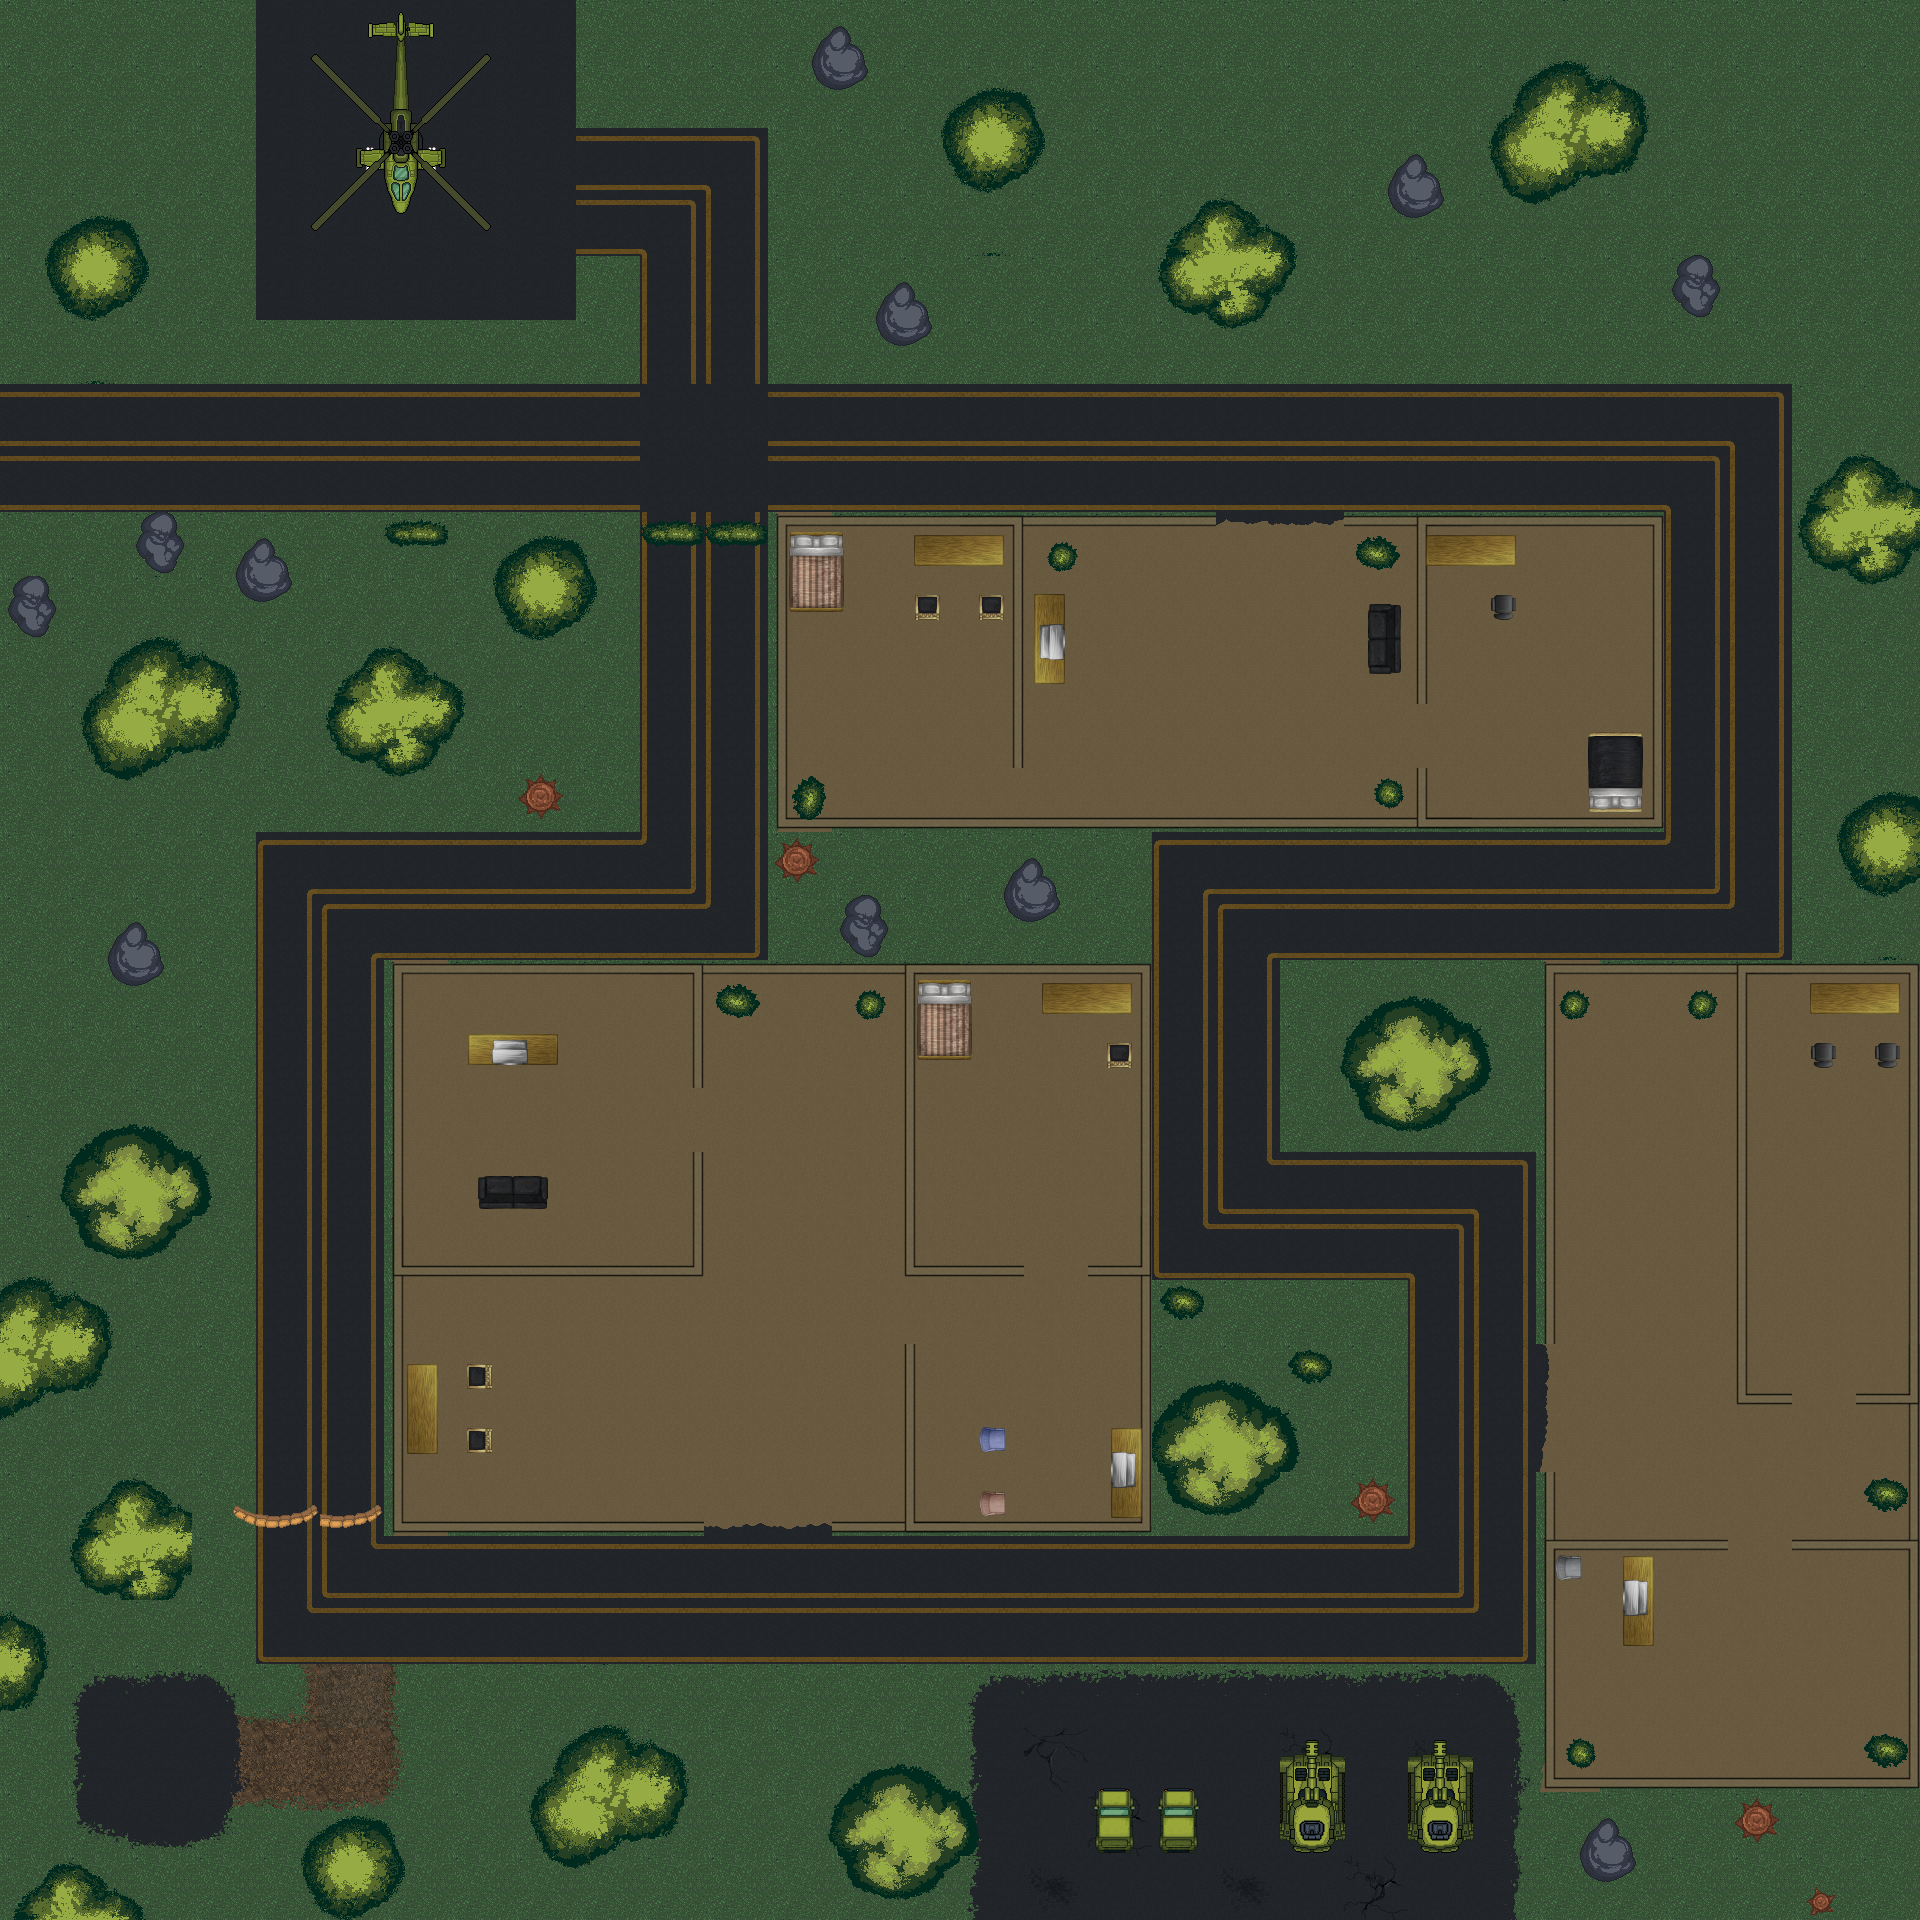

A level layout from a 2D game, rendered from its tile map. Below: a short description, then the map file with tile-grid data replaced by summaries:
An orthogonal 30x30 tile map with 64x64 px tiles, 9 tile layers (Terrain, Path, Path2, Ground, ...) and 141 objects (71x Wall, 45x Object, 9x mob, 9x area, 3x ammo, ...).

<map version="1.8" tiledversion="1.8.2" orientation="orthogonal" renderorder="right-down" width="30" height="30" tilewidth="64" tileheight="64" infinite="0" nextlayerid="11" nextobjectid="179">
 <tileset firstgid="1" name="tileset" tilewidth="64" tileheight="64" tilecount="961" columns="31">
  <image source="../images-sprites/tileset.png" width="2000" height="2000" />
 </tileset>
 <layer id="1" name="Terrain" width="30" height="30">
  <data>[900 cells, 899 non-empty, 12 distinct tile ids]</data>
 </layer>
 <layer id="2" name="Path" width="30" height="30">
  <data>[900 cells, 15 non-empty, 15 distinct tile ids]</data>
 </layer>
 <layer id="3" name="Path2" width="30" height="30">
  <data>[900 cells, 270 non-empty, 26 distinct tile ids]</data>
 </layer>
 <layer id="7" name="Ground" width="30" height="30">
  <data>[900 cells, 256 non-empty, 3 distinct tile ids]</data>
 </layer>
 <layer id="8" name="GroundBorder" width="30" height="30">
  <data>[900 cells, 85 non-empty, 9 distinct tile ids]</data>
 </layer>
 <layer id="4" name="Building" width="30" height="30">
  <data>[900 cells, 100 non-empty, 13 distinct tile ids]</data>
 </layer>
 <layer id="6" name="Walls" width="30" height="30">
  <data>[900 cells, 39 non-empty, 10 distinct tile ids]</data>
 </layer>
 <layer id="5" name="Objects" width="30" height="30">
  <data>[900 cells, 261 non-empty, 87 distinct tile ids]</data>
 </layer>
 <layer id="9" name="Objects2" width="30" height="30">
  <data>[900 cells, 20 non-empty, 11 distinct tile ids]</data>
 </layer>
 <objectgroup id="10" name="Obstacles">
  <object id="1" name="Wall" x="-0.848485" y="0.0151515" width="7.61364" height="1920.65" />
  <object id="3" name="Wall" x="1910.44" y="0.00833333" width="11.0303" height="1920.65" />
  <object id="4" name="Wall" x="6.76692" y="1915.76" width="1899.41" height="5.9" />
  <object id="5" name="Wall" x="6.96167" y="0.216667" width="1900.73" height="5.9" />
  <object id="6" name="Wall" x="75.1667" y="1482.5" width="123.243" height="115.4" />
  <object id="9" name="Object" x="201.212" y="1501.97" width="188.91" height="29.0667" />
  <object id="10" name="Wall" x="9.87833" y="1614.97" width="41.2433" height="94.4" />
  <object id="11" name="Wall" x="11.8783" y="1877.97" width="135.577" height="31.4" />
  <object id="12" name="Wall" x="307.878" y="1825.97" width="94.2433" height="84.0667" />
  <object id="13" name="Wall" x="544.545" y="1741.97" width="125.577" height="112.067" />
  <object id="14" name="Wall" x="838.545" y="1774.63" width="120.91" height="118.733" />
  <object id="15" name="Wall" x="1093.21" y="1789.3" width="41.5767" height="64.7333" />
  <object id="16" name="Wall" x="1155.88" y="1789.97" width="44.91" height="62.0667" />
  <object id="17" name="Wall" x="1276.54" y="1741.3" width="74.2433" height="113.4" />
  <object id="18" name="Wall" x="1402.88" y="1738.63" width="74.2433" height="113.4" />
  <object id="19" name="Wall" x="356.211" y="12.3" width="90.4097" height="203.65" />
  <object id="20" name="Wall" x="809.878" y="20.3" width="61.2433" height="73.4" />
  <object id="21" name="Wall" x="953.878" y="94.3" width="77.2433" height="87.4" />
  <object id="22" name="Wall" x="1174.88" y="215.3" width="100.243" height="102.4" />
  <object id="23" name="Wall" x="1504.88" y="75.3" width="127.243" height="113.4" />
  <object id="24" name="Wall" x="1805.88" y="465.3" width="100.243" height="113.4" />
  <object id="25" name="Wall" x="1847.88" y="792.3" width="58.243" height="93.4" />
  <object id="26" name="Wall" x="1672.55" y="252.633" width="48.9097" height="66.0667" />
  <object id="27" name="Wall" x="1389.55" y="157.633" width="54.243" height="63.4" />
  <object id="28" name="Wall" x="875.545" y="280.3" width="56.243" height="66.0667" />
  <object id="29" name="Wall" x="237.045" y="542.467" width="52.9097" height="60.0667" />
  <object id="30" name="Wall" x="9.54515" y="576.467" width="45.9097" height="62.0667" />
  <object id="31" name="Wall" x="110.545" y="921.467" width="48.9097" height="66.0667" />
  <object id="32" name="Wall" x="1000.05" y="832.467" width="62.4097" height="127.067" />
  <object id="33" name="Wall" x="840.045" y="892.967" width="48.9097" height="66.0667" />
  <object id="34" name="Wall" x="772.545" y="831.967" width="61.9097" height="55.5667" />
  <object id="35" name="Wall" x="519.045" y="771.967" width="46.9097" height="45.0667" />
  <object id="36" name="Wall" x="1342.55" y="1000.97" width="138.91" height="130.067" />
  <object id="37" name="Wall" x="1153.55" y="1386.97" width="134.91" height="125.067" />
  <object id="38" name="Wall" x="1352.55" y="1482.97" width="40.9097" height="37.0667" />
  <object id="39" name="Wall" x="1292.55" y="1347.47" width="40.9097" height="37.0667" />
  <object id="40" name="Wall" x="1161.55" y="1285.47" width="40.9097" height="37.0667" />
  <object id="41" name="Wall" x="635.212" y="517.747" width="141.076" height="35.4531" />
  <object id="42" name="Wall" x="488.545" y="539.467" width="137.576" height="94.0667" />
  <object id="43" name="Wall" x="387.212" y="519.467" width="63.243" height="27.7334" />
  <object id="44" name="Wall" x="135.878" y="514.133" width="49.9097" height="62.0667" />
  <object id="45" name="Wall" x="54.8785" y="225.467" width="85.5764" height="87.0667" />
  <object id="46" name="Wall" x="392.878" y="1523.37" width="306.266" height="7.4" />
  <object id="47" name="Wall" x="404.712" y="1266.63" width="298.243" height="8.65" />
  <object id="48" name="Wall" x="393.545" y="964.466" width="756.305" height="8.73333" />
  <object id="49" name="Wall" x="838.007" y="1522.95" width="312.19" height="7.30909" />
  <object id="50" name="Wall" x="905.417" y="1266.32" width="114.212" height="8.58182" />
  <object id="51" name="Wall" x="1090.11" y="1266.36" width="50.2885" height="9.49091" />
  <object id="52" name="Wall" x="1142.57" y="974.737" width="7.45515" height="547.322" />
  <object id="53" name="Wall" x="393.041" y="976.633" width="10.0006" height="542.976" />
  <object id="54" name="Wall" x="904.818" y="1351.4" width="10.0006" height="168.18" />
  <object id="55" name="Wall" x="905.636" y="974.963" width="8.90969" height="290.385" />
  <object id="56" name="Wall" x="693" y="1157.99" width="10.0006" height="105.021" />
  <object id="57" name="Wall" x="693" y="977.156" width="10.0006" height="104.294" />
  <object id="58" name="Wall" x="1546.34" y="1475.99" width="7.39643" height="310.84" />
  <object id="59" name="Wall" x="1546.04" y="965.406" width="8.08756" height="373.097" />
  <object id="60" name="Wall" x="1555.33" y="965.459" width="353.001" height="6.74857" />
  <object id="61" name="Wall" x="1554.87" y="1778.62" width="353.881" height="8.1463" />
  <object id="62" name="Wall" x="1554.89" y="1541.26" width="167.978" height="7.47585" />
  <object id="63" name="Wall" x="1797.27" y="1541.74" width="110.853" height="6.6463" />
  <object id="64" name="Wall" x="1736.51" y="974.216" width="10.978" height="428.739" />
  <object id="65" name="Wall" x="1748.23" y="1395.02" width="39.5978" height="7.89087" />
  <object id="66" name="Wall" x="1860.19" y="1394.9" width="47.9326" height="8.1463" />
  <object id="67" name="Wall" x="778.454" y="819.554" width="883.671" height="7.01587" />
  <object id="68" name="Wall" x="1348.13" y="517.398" width="313.998" height="7.0213" />
  <object id="69" name="Wall" x="777.56" y="517.531" width="433.984" height="6.8963" />
  <object id="70" name="Wall" x="777.914" y="527.739" width="8.171" height="290.226" />
  <object id="71" name="Wall" x="1014.14" y="527.448" width="7.671" height="235.063" />
  <object id="72" name="Wall" x="1653.83" y="524.68" width="8.33948" height="293.547" />
  <object id="73" name="Wall" x="1418.39" y="527.599" width="7.20506" height="173.863" />
  <object id="75" name="Wall" x="1418.27" y="770.682" width="7.65961" height="46.8739" />
  </objectgroup>
</map>
<!-- 70 of 141 objects omitted -->
